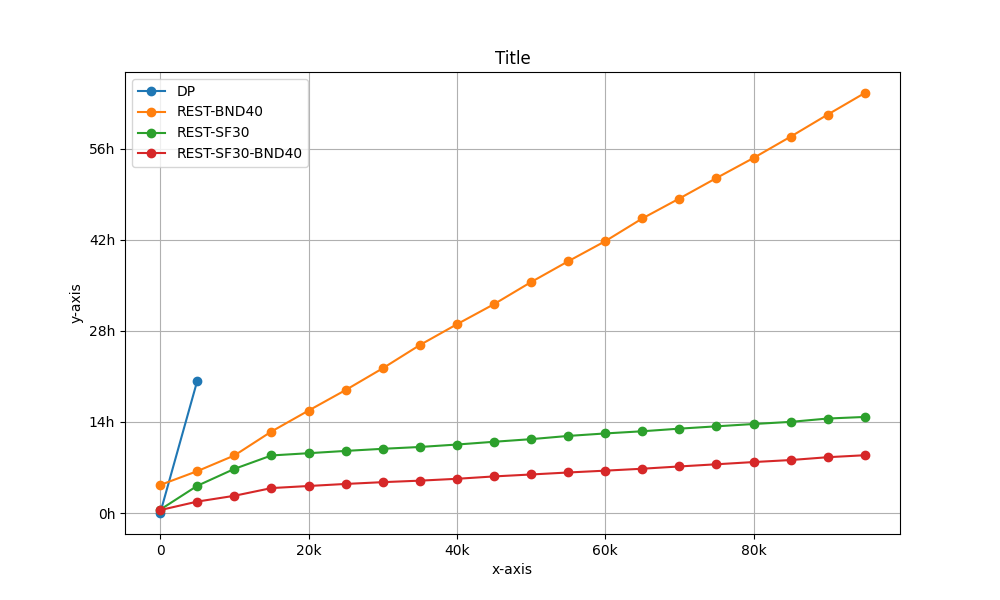

Generate this figure with Python:
import pandas as pd
import matplotlib.pyplot as plt
import matplotlib.ticker as ticker

def format_1k(value):
    # Formats large numbers to 'k' notation for thousands
    return f'{int(value/1000)}k' if value >= 1000 else str(int(value))
def format_seconds_hours(value):
    # Convert seconds to hours and format the number with two decimal places
    hours = value / 3600  # Convert seconds to hours
    return f'{hours:.0f}h'  # Format the result as a float with two decimals followed by 'h'

def plot_grouped_data_hourly_runtime(df, group_column, x_column, y_column, path, titles, x_format, y_format):
    grouped_data = df.groupby(group_column)

    plt.figure(figsize=(10, 6))
    lines = []
    labels = []
    for name, group in sorted(grouped_data, key=lambda x: x[0]):  # Sort by group name
        # Convert runtime from seconds to hours
        line, = plt.plot(group[x_column], group[y_column], marker='o')
        lines.append(line)
        labels.append(name)

    plt.xlabel(titles['x'])
    plt.ylabel(titles['y'])
    plt.title(titles['title'])
    plt.legend(lines, labels)  # Add sorted labels without a title
    plt.grid(True)

    # Set x-axis formatter
    plt.gca().xaxis.set_major_formatter(ticker.FuncFormatter(lambda x, pos: x_format(x)))
    # Set y-axis formatter
    plt.gca().yaxis.set_major_formatter(ticker.FuncFormatter(lambda y, pos: y_format(y)))

    plt.savefig(path)

# Apply the function with direct conversion of runtime to hours
data = pd.read_csv('compression.csv')
titles = {
    'title': 'Title',
    'y': 'y-axis',
    'x': 'x-axis',
}
plot_grouped_data_hourly_runtime(data, 'mode', 'n', 'runtime', 'plot.png', titles, format_1k, format_seconds_hours)
